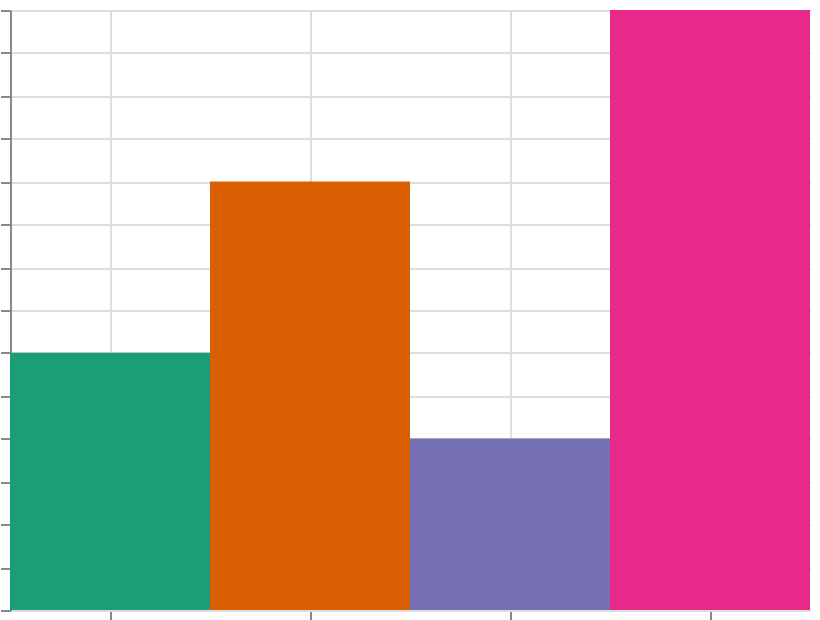

Write a Vega-Lite specification for this figure.
### Vega specification from a JSON file in a GitHub repository (floating-point values rounded to 4 significant figures)
{"$schema": "https://vega.github.io/schema/vega/v6.json", "width": 400, "height": 300, "padding": 5, "autosize": "none", "data": [{"name": "table", "values": [{"cat": "A", "val": 3}, {"cat": "B", "val": 5}, {"cat": "C", "val": 2}, {"cat": "D", "val": 7}]}], "scales": [{"name": "x", "type": "band", "domain": {"data": "table", "field": "cat", "sort": true}, "range": "width"}, {"name": "y", "type": "linear", "domain": {"data": "table", "field": "val"}, "range": [{"signal": "height"}, 0], "zero": true, "nice": true}, {"name": "color", "type": "ordinal", "domain": {"data": "table", "field": "cat", "sort": true}, "range": {"scheme": "dark2"}}], "marks": [{"type": "rect", "from": {"data": "table"}, "encode": {"update": {"x": {"scale": "x", "field": "cat"}, "width": {"scale": "x", "band": 1}, "y": {"scale": "y", "field": "val"}, "y2": {"scale": "y", "value": 0}, "fill": {"scale": "color", "field": "cat"}}}}], "axes": [{"scale": "x", "orient": "bottom", "grid": true, "labels": false}, {"scale": "y", "orient": "left", "grid": true, "labels": false}], "legends": [{"fill": "color"}]}
